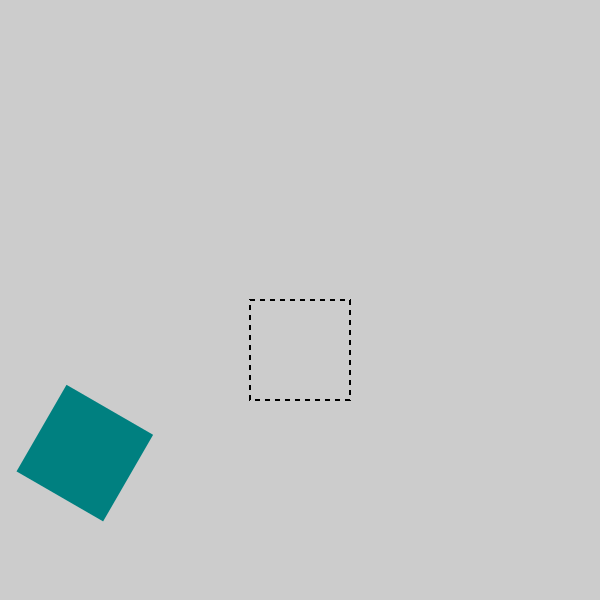

Here is the Python script that generated this plot:
import cairo
import math
surface = cairo.ImageSurface(cairo.FORMAT_RGB24, 600, 600)
ctx = cairo.Context(surface)
ctx.set_source_rgb(0.8, 0.8, 0.8)
ctx.paint()

x = 250
y = 300
width=100
height=100
ctx.set_source_rgb(0,0,0)
ctx.rectangle(x,y,width,height)
ctx.set_dash([5, 5])
ctx.stroke()

ctx.rotate(math.pi/6)
ctx.set_source_rgb(0,0.5,0.5)
ctx.rectangle(x,y,width,height)
ctx.fill()

surface.write_to_png("rotate.png")
